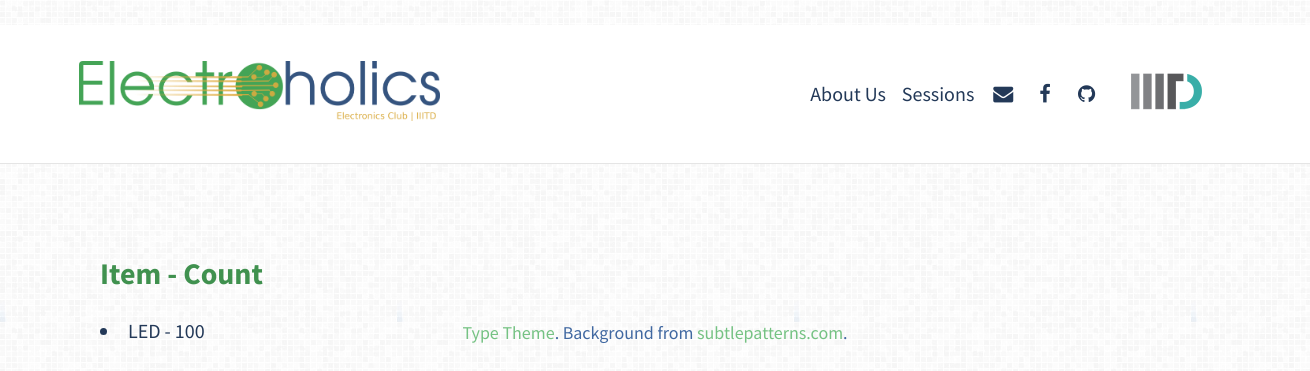
Before: /inventory with the older database file.
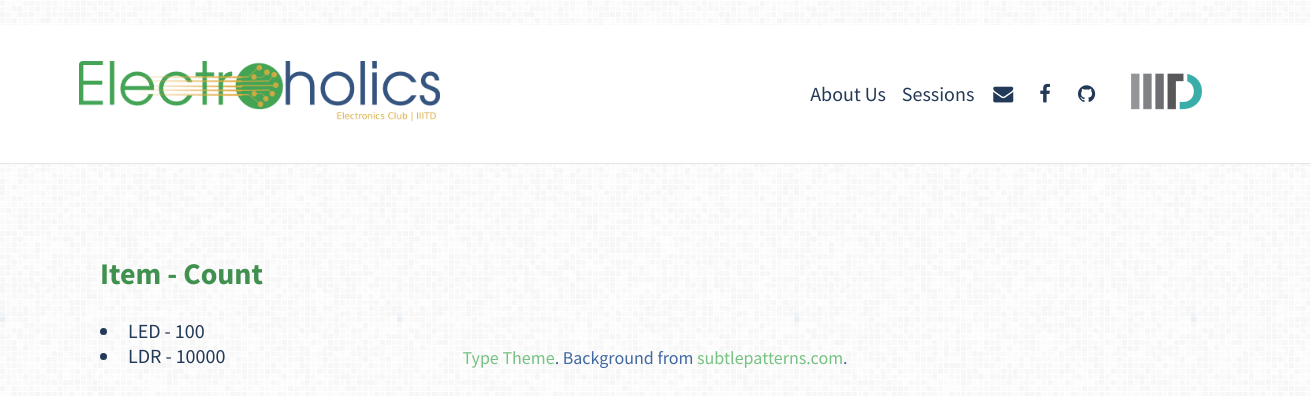
After: the same page with the newer database file.
### inventory/models.py (models this page shows, shortened)
class Entry(models.Model):
    item = models.TextField()
    count = models.IntegerField()

### inventory/views.py (the view)
# urls.py: path('' , TableView.as_view() , name="table"),
class TableView(ListView):
    template_name = 'table.html'
    def get_queryset(self):
        return Entry.objects.all()

### templates/table.html (shortened to what this page needs)
{% extends 'base.html' %}
{% block content %}
<!DOCTYPE html>
<html lang="en" dir="ltr">
<head>
</head>
<body>
  <div id = "table">
    <h2>Item   - Count</h2>
    {% for obj in object_list %}
    <li>{{ obj.item  }}  -
      {{ obj.count }}
    </li>
    {% endfor %}
  </div>
</body>
</html>
{% endblock content %}

### templates/base.html (shortened to what this page needs)
{% load static %}
<!DOCTYPE html>
<html lang="en" dir="ltr">
  <head>
    <link rel="stylesheet" href="/static/css/main.css">
  	<link href="//maxcdn.bootstrapcdn.com/font-awesome/4.3.0/css/font-awesome.min.css" rel="stylesheet">
  </head>
  <body>
    <header class="site-header">
  <div class="branding">
        <a href="/">
            <img class="club-logo" src="/static/img/club_logo.png" alt=""/>
        </a>
  </div>
  <nav class="site-nav">
    <ul>
      <li>
        <a class="page-link" href="/">
          About Us
        </a>
      </li>
      <li>
        <a class="page-link" href="/sessions/">
          Sessions
        </a>
      </li>
<li>
  <a href="mailto:electroholics-admin@googlegroups.com" title="Email">
    <i class="fa fa-fw fa-envelope"></i>
  </a>
</li>
<li>
  <a href="https://www.facebook.com/iiitdelectroholics" title="Follow on Facebook">
    <i class="fa fa-fw fa-facebook"></i>
  </a>
</li>
<li>
  <a href="https://github.com/Electroholics" title="Follow on GitHub">
    <i class="fa fa-fw fa-github"></i>
  </a>
</li>
            <li>
                <a href="https://iiitd.ac.in">
                    <img class="iiitd-logo" src="/static/img/iiitd_logo.png" alt=""/>
                </a>
            </li>
    </ul>
  </nav>
</header>
    {% block content %}
    {% endblock content %}
    <footer class="site-footer">
    	<p class="text"> <a href="https://rohanchandra.github.io/project/type/">Type Theme</a>. Background from <a href="http://subtlepatterns.com">subtlepatterns.com</a>.
    </p>
    </footer>
  </body>
</html>

### electro_project/static/css/base/_global.css (style rules this page uses)
* { margin: 0; padding: 0; box-sizing: border-box; }
html { background: #fff url('/static/img/backgrounds/grey.png') repeat; }
body { color: #233958; font-family: 'Source Sans Pro', Helvetica, Arial, sans-serif; font-size: 1.25em; word-wrap: break-word; }
h1, h2, h3, h4, h5, h6 { font-family: 'Source Sans Pro', Helvetica, Arial, sans-serif; line-height: 1.3; margin: 0.67em 0; color: #40914f; }
h2 { font-size: 2em; }
blockquote p:last-child, footer p:last-child { margin-bottom: 0; }
p, ol, ul, dl, .math-display { line-height: 1.5; margin-bottom: 1em; }
ol, ul { list-style-position: inside; }
a { color: #40914f; text-decoration: none; }
iframe, img, embed, object, video { max-width: 100%; }

### electro_project/static/css/includes/_header.css (style rules this page uses)
.site-header { padding: 3% 6%; }
.site-header { background: #fff; border-bottom: 1px solid rgba(0, 0, 0, 0.1); display: inline-block; float: left; width: 100%; }
.site-header a { color: #233958; }
.site-header .club-logo { height: 3em; float: left; margin-top: -3px; border-radius: 0.2em; margin-right: 1em; }
.site-header .iiitd-logo { height: 3em; float: left; margin-top: -3px; border-radius: 0em; margin-right: 0em; }
.site-header .site-nav ul { margin: 0; padding: 0; list-style: none; line-height: 3; float: right; text-align: right; }
.site-header .site-nav li { display: inline; float: left; margin-right: 0.8em; }

### electro_project/static/css/includes/_footer.css (style rules this page uses)
.site-footer { padding: 5% 20%; }
.site-footer { display: inline-block; text-align: center; width: 100%; color: #4068a1; font-size: 0.9em; }
.site-footer a { color: #75c283; }

### templates/table.html (style rules this page uses)
#table { position: relative; left: 100px; top: 90px; }
h2 { display: block; font-size: 1.5em; font-weight: bold; margin-block-start: .83em; margin-block-end: .83em; }

Changed rows visible on the page:
added Entry: item "LDR", count "10000"
